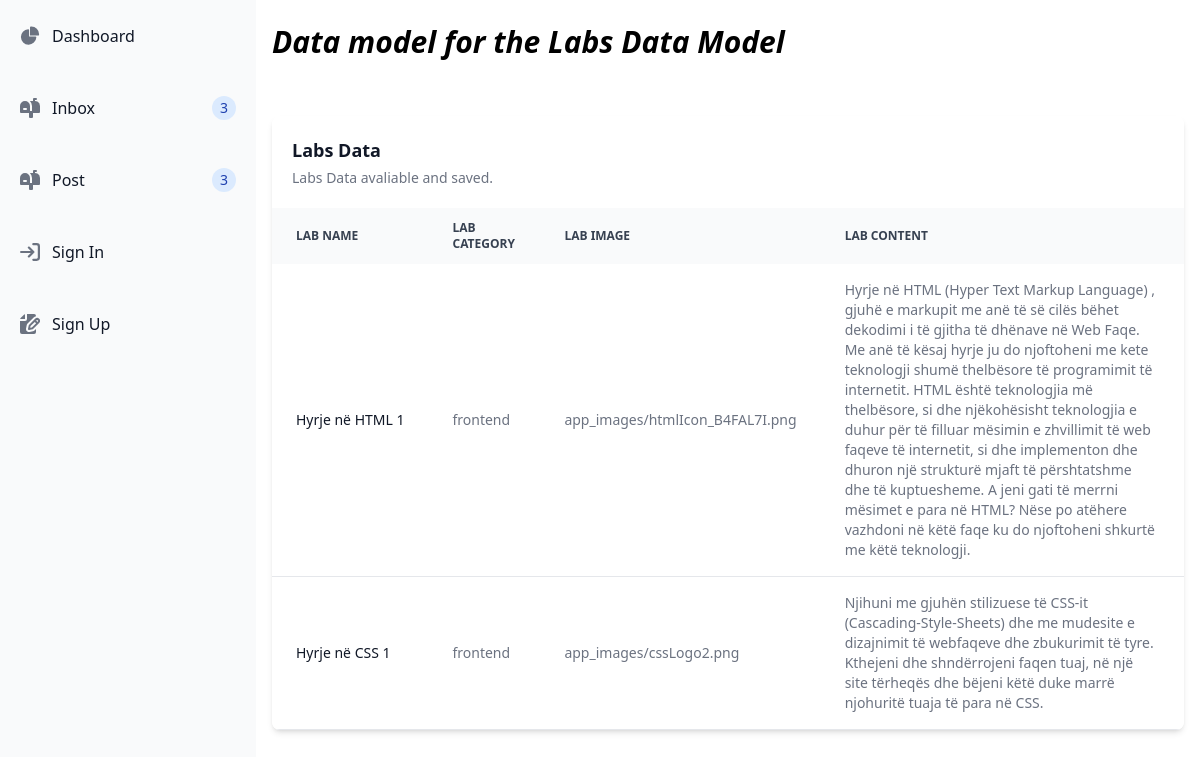
Page /dashboard/labsData/ on the committed database.
### labs/models.py (models this page shows, shortened)
class VideoModel(models.Model):
	image = models.ImageField(upload_to="app_images", blank=True, null=True)
	category = models.ForeignKey(Category, related_name="video", on_delete=models.CASCADE)
	labs_type = models.ForeignKey(LabTypeModel, on_delete=models.CASCADE, null=True)
	name = models.CharField(max_length=100)
	content = models.TextField(blank=True, null=True)
	likes = models.ManyToManyField(User, related_name='video_likes', blank=True)
	quiz = models.ForeignKey(Quiz, on_delete=models.CASCADE, blank=True, null=True)

class Category(models.Model):
	name = models.CharField(max_length=100)
	class Meta:
		ordering = ('name',)
		verbose_name_plural = "Categories"
	def __str__(self):
		return self.name

### dashboard/views.py (the view)
# urls.py: path('labsData/', views.labsData, name="labsData"),
def labsData(request):
    labs_data = VideoModel.objects.all()
    return render(request, "dashboard/labsData.html", {
        'labs_data': labs_data,
    })

### dashboard/templates/dashboard/labsData.html (shortened to what this page needs)
{% extends "dashboard/base.html" %}
{% block content %}
<div class="p-4 sm:ml-64 flex flex-col justify-center items-center">
    <div>
        <h1 class="text-3xl my-2 font-semibold italic mb-14">Data model for the Labs Data Model</h1>
    <div class="relative overflow-x-auto shadow-md sm:rounded-lg">
        <table class="w-full text-sm text-left rtl:text-right text-gray-500 dark:text-gray-400">
            <caption class="p-5 text-lg font-semibold text-left rtl:text-right text-gray-900 bg-white dark:text-white dark:bg-gray-800">
                Labs Data
                <p class="mt-1 text-sm font-normal text-gray-500 dark:text-gray-400">Labs Data avaliable and saved.</p>
            </caption>
            <thead class="text-xs text-gray-700 uppercase bg-gray-50 dark:bg-gray-700 dark:text-gray-400">
                <tr>
                    <th scope="col" class="px-6 py-3">
                        Lab name
                    </th>
                    <th scope="col" class="px-6 py-3">
                        Lab category
                    </th>
                    <th scope="col" class="px-6 py-3">
                        Lab image
                    </th>
                    <th scope="col" class="px-6 py-3">
                        Lab content
                    </th>
                </tr>
            </thead>
            <tbody>
                {% for item in labs_data %}
                    <tr class="bg-white border-b dark:bg-gray-800 dark:border-gray-700">
                        <th scope="row" class="px-6 py-4 font-medium text-gray-900 whitespace-nowrap dark:text-white">
                            {{ item.name }}
                        </th>
                        <td class="px-6 py-4">
                            {{ item.category }}
                        </td>
                        <td class="px-6 py-4">
                            {{ item.image }}
                        </td>
                        <td class="px-6 py-4">
                            {{ item.content }}
                        </td>
                    </tr>
                {% endfor %}
            </tbody>
        </table>
    </div>
    </div>
</div>
{% endblock %}

### rows in the picture
VideoModel: name "Hyrje në HTML 1", category "frontend", image "app_images/htmlIcon_B4FAL7I.png", content "Hyrje në HTML (Hyper Text Markup Language) , gjuhë e markupit me anë të së cilës bëhet dekodimi i të gjitha të dhënave në Web Faqe. Me anë të kësaj hyrje ju do njoftoheni me kete teknologji shumë thelbësore të programimit të internetit. HTML është teknologjia më thelbësore, si dhe njëkohësisht teknologjia e duhur për të filluar mësimin e zhvillimit të web faqeve të internetit, si dhe implementon dhe dhuron një strukturë mjaft të përshtatshme dhe të kuptuesheme. A jeni gati të merrni mësimet e para në HTML? Nëse po atëhere vazhdoni në këtë faqe ku do njoftoheni shkurtë me këtë teknologji."
VideoModel: name "Hyrje në CSS 1", category "frontend", image "app_images/cssLogo2.png", content "Njihuni me gjuhën stilizuese të CSS-it (Cascading-Style-Sheets) dhe me mudesite e dizajnimit të webfaqeve dhe zbukurimit të tyre. Kthejeni dhe shndërrojeni faqen tuaj, në një site tërheqës dhe bëjeni këtë duke marrë njohuritë tuaja të para në CSS."
